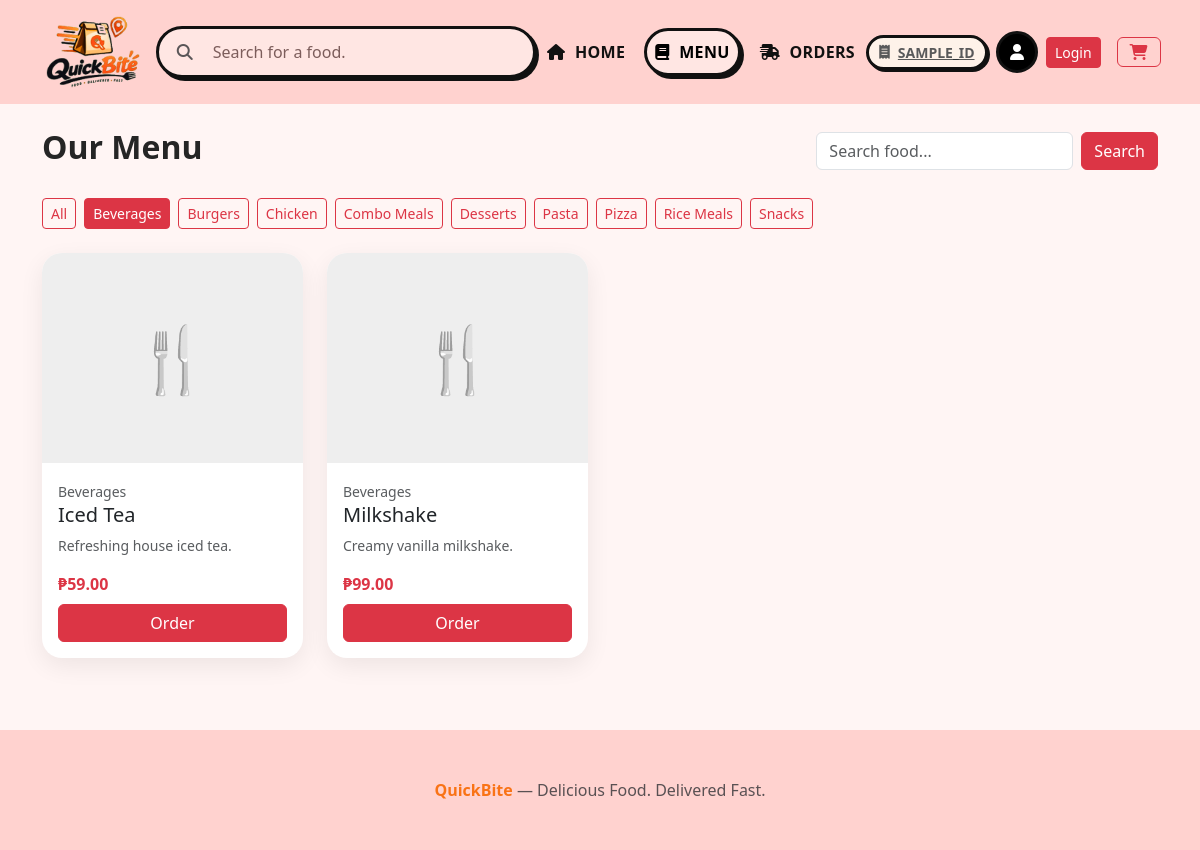
The page /menu.php?category=8 on the database its author committed.
### tables this page shows
CREATE TABLE categories(
 id INT AUTO_INCREMENT PRIMARY KEY,
 name VARCHAR(100) NOT NULL,
 status TINYINT(1) DEFAULT 1,
 created_at TIMESTAMP DEFAULT CURRENT_TIMESTAMP
);

CREATE TABLE foods(
 id INT AUTO_INCREMENT PRIMARY KEY,
 category_id INT NOT NULL,
 name VARCHAR(150) NOT NULL,
 description TEXT,
 price DECIMAL(10,2) NOT NULL,
 prep_minutes INT DEFAULT 15,
 image VARCHAR(255) NULL,
 status TINYINT(1) DEFAULT 1,
 created_at TIMESTAMP DEFAULT CURRENT_TIMESTAMP,
 FOREIGN KEY(category_id) REFERENCES categories(id)
);

### includes/functions.php (called while the page is built, shortened)
<?php
function e($value) { return htmlspecialchars((string)$value, ENT_QUOTES, 'UTF-8'); }
function money($n) { return '₱' . number_format((float)$n, 2); }
?>

### menu.php (the view, shortened to what this page needs)
<?php
require_once "config/database.php"; require_once "includes/functions.php";
$cats=$pdo->query("SELECT * FROM categories WHERE status=1 ORDER BY name")->fetchAll();
$search=trim($_GET['search']??''); $cat=(int)($_GET['category']??0);
$sql="SELECT f.*,c.name category FROM foods f JOIN categories c ON c.id=f.category_id WHERE f.status=1";
$params=[];
if($cat){$sql.=" AND f.category_id=?";$params[]=$cat;}
$sql.=" ORDER BY f.name";
$stmt=$pdo->prepare($sql);$stmt->execute($params);$foods=$stmt->fetchAll();
include "includes/header.php";
?>
<div class="container py-4"><div class="d-flex justify-content-between align-items-center flex-wrap gap-2"><h2 class="fw-bold">Our Menu</h2>
<form class="d-flex"><input name="search" value="<?=e($search)?>" class="form-control" placeholder="Search food..."><button class="btn btn-danger ms-2">Search</button></form></div>
<div class="my-4 d-flex gap-2 flex-wrap"><a class="btn btn-sm <?=!$cat?'btn-danger':'btn-outline-danger'?>" href="menu.php">All</a><?php foreach($cats as $c):?><a class="btn btn-sm <?=$cat==$c['id']?'btn-danger':'btn-outline-danger'?>" href="?category=<?=$c['id']?>"><?=e($c['name'])?></a><?php endforeach;?></div>
<div class="row g-4"><?php foreach($foods as $f):?><div class="col-12 col-sm-6 col-lg-3"><div class="card food-card h-100">
<?php if($f['image'] && str_starts_with($f['image'],'http')):?><img class="food-img w-100" src="<?=e($f['image'])?>"><?php elseif($f['image']):?><img class="food-img w-100" src="<?= $base_url ?>/assets/uploads/<?=e($f['image'])?>"><?php else:?><div class="food-img d-flex align-items-center justify-content-center display-3">🍴</div><?php endif;?>
<div class="card-body"><small class="text-muted"><?=e($f['category'])?></small><h5><?=e($f['name'])?></h5><p class="small text-muted"><?=e($f['description'])?></p><div class="price"><?=money($f['price'])?></div><a class="btn btn-danger w-100 mt-2" href="food-details.php?id=<?=$f['id']?>">Order</a></div></div></div><?php endforeach;?></div></div>
<?php include "includes/footer.php"; ?>

### assets/css/style.css (style rules this page uses)
body { background:#fffaf7;color:#252525 }
:root { --pink-bg:#ffd2cf;--pink-bg-2:#ffe6e3;--pink-light:#fff1ee;--pink-dark:#e8a3a0;--pink-deep:#ff9c99;--orange:#ff9a3d;--orange-deep:#f97316;--outline:#1f1014 }
.landing-body { background:#fff5f4 }
.food-card { border:0;border-radius:20px;overflow:hidden;box-shadow:0 8px 25px rgba(0,0,0,.07);transition:.2s }
.food-img { height:210px;object-fit:cover;background:#eee }
.price { font-weight:800;color:#dc3545 }

### rows shown on the page
categories: name "Beverages"
categories: name "Burgers"
categories: name "Chicken"
categories: name "Combo Meals"
categories: name "Desserts"
categories: name "Pasta"
categories: name "Pizza"
categories: name "Rice Meals"
categories: name "Snacks"
foods: category.name "Beverages", name "Iced Tea", description "Refreshing house iced tea.", price "₱59.00"
foods: category.name "Beverages", name "Milkshake", description "Creamy vanilla milkshake.", price "₱99.00"
